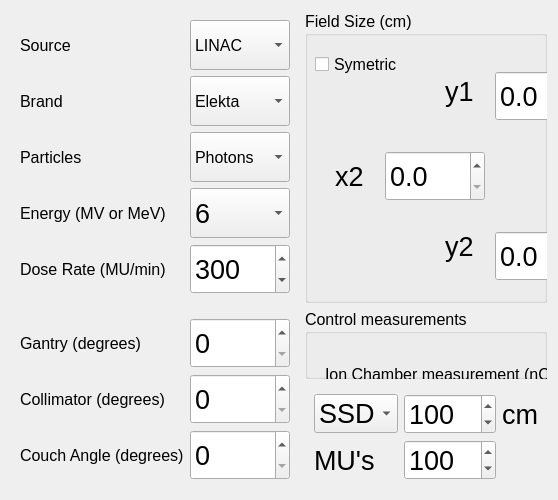
      <widget class="QWidget" name="pagelinac">
       <layout class="QGridLayout" name="gridLayout_4">
        <item row="2" column="1">
         <widget class="QGroupBox" name="groupBox">
          <property name="font">
           <font>
            <pointsize>12</pointsize>
           </font>
          </property>
          <property name="title">
           <string>Control measurements</string>
          </property>
          <widget class="QLabel" name="label_23">
           <property name="geometry">
            <rect>
             <x>20</x>
             <y>50</y>
             <width>241</width>
             <height>31</height>
            </rect>
           </property>
           <property name="font">
            <font>
             <pointsize>12</pointsize>
            </font>
           </property>
           <property name="text">
            <string>Ion Chamber measurement (nC):</string>
           </property>
          </widget>
          <widget class="QDoubleSpinBox" name="sbionchamber">
           <property name="geometry">
            <rect>
             <x>280</x>
             <y>40</y>
             <width>121</width>
             <height>51</height>
            </rect>
           </property>
           <property name="font">
            <font>
             <pointsize>20</pointsize>
            </font>
           </property>
           <property name="decimals">
            <number>1</number>
           </property>
           <property name="maximum">
            <double>1000.000000000000000</double>
           </property>
           <property name="singleStep">
            <double>0.100000000000000</double>
           </property>
          </widget>
         </widget>
        </item>
        <item row="3" column="1">
         <widget class="QFrame" name="frame_6">
          <property name="frameShape">
           <enum>QFrame::NoFrame</enum>
          </property>
          <property name="frameShadow">
           <enum>QFrame::Raised</enum>
          </property>
          <layout class="QGridLayout" name="gridLayout_5">
           <item row="0" column="0">
            <widget class="QComboBox" name="linacssdsad">
             <property name="font">
              <font>
               <pointsize>20</pointsize>
              </font>
             </property>
             <item>
              <property name="text">
               <string>SSD</string>
              </property>
             </item>
             <item>
              <property name="text">
               <string>SAD</string>
              </property>
             </item>
            </widget>
           </item>
           <item row="0" column="1">
            <widget class="QSpinBox" name="linacssdsaddist">
             <property name="font">
              <font>
               <pointsize>20</pointsize>
              </font>
             </property>
             <property name="maximum">
              <number>300</number>
             </property>
             <property name="value">
              <number>100</number>
             </property>
            </widget>
           </item>
           <item row="0" column="2">
            <widget class="QLabel" name="label_16">
             <property name="font">
              <font>
               <pointsize>20</pointsize>
              </font>
             </property>
             <property name="text">
              <string>cm</string>
             </property>
            </widget>
           </item>
           <item row="1" column="0">
            <widget class="QLabel" name="label_15">
             <property name="font">
              <font>
               <pointsize>20</pointsize>
              </font>
             </property>
             <property name="text">
              <string>MU's</string>
             </property>
            </widget>
           </item>
           <item row="1" column="1">
            <widget class="QSpinBox" name="linacmus">
             <property name="font">
              <font>
               <pointsize>20</pointsize>
              </font>
             </property>
             <property name="maximum">
              <number>2000</number>
             </property>
             <property name="value">
              <number>100</number>
             </property>
            </widget>
           </item>
          </layout>
         </widget>
        </item>
        <item row="0" column="0" rowspan="2">
         <widget class="QFrame" name="frame_8">
          <property name="maximumSize">
           <size>
            <width>16777215</width>
            <height>16777215</height>
           </size>
          </property>
          <property name="frameShape">
           <enum>QFrame::NoFrame</enum>
          </property>
          <property name="frameShadow">
           <enum>QFrame::Raised</enum>
          </property>
          <layout class="QGridLayout" name="gridLayout_2">
           <item row="0" column="0">
            <widget class="QLabel" name="label_22">
             <property name="font">
              <font>
               <pointsize>12</pointsize>
              </font>
             </property>
             <property name="text">
              <string>Source</string>
             </property>
            </widget>
           </item>
           <item row="0" column="1">
            <widget class="QComboBox" name="cbsource">
             <property name="minimumSize">
              <size>
               <width>100</width>
               <height>50</height>
              </size>
             </property>
             <property name="maximumSize">
              <size>
               <width>100</width>
               <height>50</height>
              </size>
             </property>
             <property name="font">
              <font>
               <pointsize>12</pointsize>
              </font>
             </property>
             <property name="frame">
              <bool>true</bool>
             </property>
             <item>
              <property name="text">
               <string>LINAC</string>
              </property>
             </item>
             <item>
              <property name="text">
               <string>Light</string>
              </property>
             </item>
             <item>
              <property name="text">
               <string>Estroncio</string>
              </property>
             </item>
            </widget>
           </item>
           <item row="1" column="0">
            <widget class="QLabel" name="label_4">
             <property name="font">
              <font>
               <pointsize>12</pointsize>
              </font>
             </property>
             <property name="text">
              <string>Brand</string>
             </property>
            </widget>
           </item>
           <item row="1" column="1">
            <widget class="QComboBox" name="linacbrand">
             <property name="minimumSize">
              <size>
               <width>100</width>
               <height>50</height>
              </size>
             </property>
             <property name="maximumSize">
              <size>
               <width>100</width>
               <height>50</height>
              </size>
             </property>
             <property name="font">
              <font>
               <pointsize>12</pointsize>
              </font>
             </property>
             <property name="frame">
              <bool>true</bool>
             </property>
             <item>
              <property name="text">
               <string>Elekta</string>
              </property>
             </item>
             <item>
              <property name="text">
               <string>Varian</string>
              </property>
             </item>
             <item>
              <property name="text">
               <string>Siemens</string>
              </property>
             </item>
            </widget>
           </item>
           <item row="2" column="0">
            <widget class="QLabel" name="label_5">
             <property name="font">
              <font>
               <pointsize>12</pointsize>
              </font>
             </property>
             <property name="text">
              <string>Particles</string>
             </property>
            </widget>
           </item>
           <item row="2" column="1">
            <widget class="QComboBox" name="linacparticles">
             <property name="minimumSize">
              <size>
               <width>100</width>
               <height>50</height>
              </size>
             </property>
             <property name="maximumSize">
              <size>
               <width>100</width>
               <height>50</height>
              </size>
             </property>
             <property name="font">
              <font>
               <pointsize>12</pointsize>
              </font>
             </property>
             <item>
              <property name="text">
               <string>Photons</string>
              </property>
             </item>
             <item>
              <property name="text">
               <string>Electrons</string>
              </property>
             </item>
             <item>
              <property name="text">
               <string>Protons</string>
              </property>
             </item>
             <item>
              <property name="text">
               <string>Particles</string>
              </property>
             </item>
            </widget>
           </item>
           <item row="3" column="0">
            <widget class="QLabel" name="label_7">
             <property name="font">
              <font>
               <pointsize>12</pointsize>
              </font>
             </property>
             <property name="text">
              <string>Energy (MV or MeV)</string>
             </property>
            </widget>
           </item>
           <item row="3" column="1">
            <widget class="QComboBox" name="linacenergy">
             <property name="minimumSize">
              <size>
               <width>100</width>
               <height>50</height>
              </size>
             </property>
             <property name="maximumSize">
              <size>
               <width>100</width>
               <height>50</height>
              </size>
             </property>
             <property name="font">
              <font>
               <pointsize>20</pointsize>
              </font>
             </property>
             <item>
              <property name="text">
               <string>6</string>
              </property>
             </item>
             <item>
              <property name="text">
               <string>6FFF</string>
              </property>
             </item>
             <item>
              <property name="text">
               <string>8</string>
              </property>
             </item>
             <item>
              <property name="text">
               <string>9</string>
              </property>
             </item>
             <item>
              <property name="text">
               <string>10</string>
              </property>
             </item>
             <item>
              <property name="text">
               <string>10FFF</string>
              </property>
             </item>
             <item>
              <property name="text">
               <string>12</string>
              </property>
             </item>
             <item>
              <property name="text">
               <string>15</string>
              </property>
             </item>
             <item>
              <property name="text">
               <string>18</string>
              </property>
             </item>
            </widget>
           </item>
           <item row="4" column="0">
            <widget class="QLabel" name="label_8">
             <property name="font">
              <font>
               <pointsize>12</pointsize>
              </font>
             </property>
             <property name="text">
              <string>Dose Rate (MU/min)</string>
             </property>
            </widget>
           </item>
           <item row="4" column="1">
            <widget class="QSpinBox" name="linacdoserate">
             <property name="minimumSize">
              <size>
               <width>100</width>
               <height>50</height>
              </size>
             </property>
             <property name="maximumSize">
              <size>
               <width>100</width>
               <height>50</height>
              </size>
             </property>
             <property name="font">
              <font>
               <pointsize>20</pointsize>
              </font>
             </property>
             <property name="minimum">
              <number>50</number>
             </property>
             <property name="maximum">
              <number>2400</number>
             </property>
             <property name="singleStep">
              <number>10</number>
             </property>
             <property name="value">
              <number>300</number>
             </property>
            </widget>
           </item>
          </layout>
         </widget>
        </item>
        <item row="2" column="0" rowspan="2">
         <widget class="QFrame" name="frame_5">
          <property name="font">
           <font>
            <pointsize>12</pointsize>
           </font>
          </property>
          <property name="frameShape">
           <enum>QFrame::NoFrame</enum>
          </property>
          <property name="frameShadow">
           <enum>QFrame::Raised</enum>
          </property>
          <layout class="QGridLayout" name="gridLayout">
           <item row="0" column="0">
            <widget class="QLabel" name="label_13">
             <property name="font">
              <font>
               <pointsize>12</pointsize>
              </font>
             </property>
             <property name="text">
              <string>Gantry (degrees)</string>
             </property>
            </widget>
           </item>
           <item row="0" column="1">
            <widget class="QSpinBox" name="linacgantry">
             <property name="minimumSize">
              <size>
               <width>100</width>
               <height>50</height>
              </size>
             </property>
             <property name="maximumSize">
              <size>
               <width>100</width>
               <height>50</height>
              </size>
             </property>
             <property name="font">
              <font>
               <pointsize>20</pointsize>
              </font>
             </property>
             <property name="maximum">
              <number>359</number>
             </property>
            </widget>
           </item>
           <item row="1" column="0">
            <widget class="QLabel" name="label_12">
             <property name="font">
              <font>
               <pointsize>12</pointsize>
              </font>
             </property>
             <property name="text">
              <string>Collimator (degrees)</string>
             </property>
            </widget>
           </item>
           <item row="1" column="1">
            <widget class="QSpinBox" name="linaccollimator">
             <property name="minimumSize">
              <size>
               <width>100</width>
               <height>50</height>
              </size>
             </property>
             <property name="maximumSize">
              <size>
               <width>100</width>
               <height>50</height>
              </size>
             </property>
             <property name="font">
              <font>
               <pointsize>20</pointsize>
              </font>
             </property>
             <property name="maximum">
              <number>359</number>
             </property>
            </widget>
           </item>
           <item row="2" column="0">
            <widget class="QLabel" name="label_14">
             <property name="font">
              <font>
               <pointsize>12</pointsize>
              </font>
             </property>
             <property name="text">
              <string>Couch Angle (degrees)</string>
             </property>
            </widget>
           </item>
           <item row="2" column="1">
            <widget class="QSpinBox" name="linaccouch">
             <property name="minimumSize">
              <size>
               <width>100</width>
               <height>50</height>
              </size>
             </property>
             <property name="maximumSize">
              <size>
               <width>100</width>
               <height>50</height>
              </size>
             </property>
             <property name="font">
              <font>
               <pointsize>20</pointsize>
              </font>
             </property>
             <property name="maximum">
              <number>359</number>
             </property>
            </widget>
           </item>
          </layout>
         </widget>
        </item>
        <item row="0" column="1" rowspan="2">
         <widget class="QGroupBox" name="groupBox_5">
          <property name="maximumSize">
           <size>
            <width>16777215</width>
            <height>16777215</height>
           </size>
          </property>
          <property name="font">
           <font>
            <pointsize>12</pointsize>
           </font>
          </property>
          <property name="title">
           <string>Field Size (cm)</string>
          </property>
          <widget class="QLabel" name="label_6">
           <property name="geometry">
            <rect>
             <x>30</x>
             <y>150</y>
             <width>31</width>
             <height>31</height>
            </rect>
           </property>
           <property name="font">
            <font>
             <pointsize>20</pointsize>
            </font>
           </property>
           <property name="text">
            <string>x2</string>
           </property>
          </widget>
          <widget class="QLabel" name="label_9">
           <property name="geometry">
            <rect>
             <x>140</x>
             <y>220</y>
             <width>31</width>
             <height>31</height>
            </rect>
           </property>
           <property name="font">
            <font>
             <pointsize>20</pointsize>
            </font>
           </property>
           <property name="text">
            <string>y2</string>
           </property>
          </widget>
          <widget class="QLabel" name="label_10">
           <property name="geometry">
            <rect>
             <x>250</x>
             <y>130</y>
             <width>31</width>
             <height>50</height>
            </rect>
           </property>
           <property name="font">
            <font>
             <pointsize>20</pointsize>
            </font>
           </property>
           <property name="text">
            <string>x1</string>
           </property>
          </widget>
          <widget class="QLabel" name="label_11">
           <property name="geometry">
            <rect>
             <x>140</x>
             <y>60</y>
             <width>31</width>
             <height>41</height>
            </rect>
           </property>
           <property name="font">
            <font>
             <pointsize>20</pointsize>
            </font>
           </property>
           <property name="text">
            <string>y1</string>
           </property>
          </widget>
          <widget class="QDoubleSpinBox" name="x2coord">
           <property name="geometry">
            <rect>
             <x>80</x>
             <y>140</y>
             <width>100</width>
             <height>50</height>
            </rect>
           </property>
           <property name="font">
            <font>
             <pointsize>20</pointsize>
            </font>
           </property>
           <property name="decimals">
            <number>1</number>
           </property>
           <property name="maximum">
            <double>20.000000000000000</double>
           </property>
           <property name="singleStep">
            <double>0.100000000000000</double>
           </property>
          </widget>
          <widget class="QDoubleSpinBox" name="y1coord">
           <property name="geometry">
            <rect>
             <x>190</x>
             <y>60</y>
             <width>100</width>
             <height>50</height>
            </rect>
           </property>
           <property name="font">
            <font>
             <pointsize>20</pointsize>
            </font>
           </property>
           <property name="decimals">
            <number>1</number>
           </property>
           <property name="maximum">
            <double>20.000000000000000</double>
           </property>
           <property name="singleStep">
            <double>0.100000000000000</double>
           </property>
          </widget>
          <widget class="QDoubleSpinBox" name="x1coord">
           <property name="geometry">
            <rect>
             <x>300</x>
             <y>130</y>
             <width>100</width>
             <height>50</height>
            </rect>
           </property>
           <property name="font">
            <font>
             <pointsize>20</pointsize>
            </font>
           </property>
           <property name="decimals">
            <number>1</number>
           </property>
           <property name="maximum">
            <double>20.000000000000000</double>
           </property>
           <property name="singleStep">
            <double>0.100000000000000</double>
           </property>
          </widget>
          <widget class="QDoubleSpinBox" name="y2coord">
           <property name="geometry">
            <rect>
             <x>190</x>
             <y>220</y>
             <width>100</width>
             <height>50</height>
            </rect>
           </property>
           <property name="font">
            <font>
             <pointsize>20</pointsize>
            </font>
           </property>
           <property name="decimals">
            <number>1</number>
           </property>
           <property name="maximum">
            <double>20.000000000000000</double>
           </property>
           <property name="singleStep">
            <double>0.100000000000000</double>
           </property>
          </widget>
          <widget class="QCheckBox" name="cbsymetric">
           <property name="geometry">
            <rect>
             <x>10</x>
             <y>40</y>
             <width>100</width>
             <height>26</height>
            </rect>
           </property>
           <property name="text">
            <string>Symetric</string>
           </property>
          </widget>
         </widget>
        </item>
       </layout>
      </widget>
